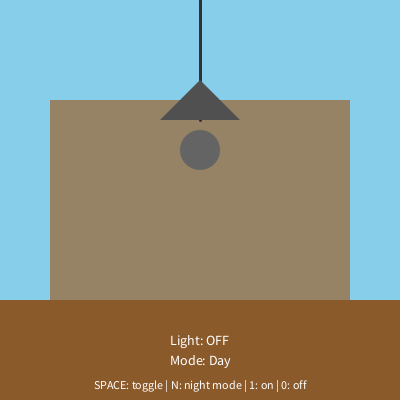
Frame 1 (no input)
Frame 60 (the mouse pressed at the canvas centre just before this capture): identical to frame 1, image omitted
Frame 120 (the mouse held since frame 60 and released just before this capture): identical to frame 1, image omitted

The Processing sketch that drew this single still picture (run headless with seeded random() and noise(); from frame 60 on, the mouse is pressed at the canvas centre):

// Processing sketch: Day_3_Demo
// ── Day_3_Demo.pde
// Day 3 Demo - Boolean Variables and If Statements
// Light switch with toggle functionality

// --- CUSTOM VARIABLES ---
boolean lightOn = false;
boolean nightMode = false;
int brightness = 0;

void setup() {
  size(400, 400);
  textAlign(CENTER, CENTER);
}

void draw() {
  // --- BACKGROUND BASED ON NIGHT MODE ---
  if (nightMode) {
    background(20, 20, 40);  // Dark blue night
  }
  if (!nightMode) {
    background(135, 206, 235);  // Sky blue day
  }

  // --- DRAW ROOM ---
  drawRoom();

  // --- DRAW LIGHT BULB ---
  drawLightBulb();

  // --- ADJUST BRIGHTNESS ---
  if (lightOn) {
    if (brightness < 255) {
      brightness = brightness + 5;  // Fade in
    }
  }
  if (!lightOn) {
    if (brightness > 0) {
      brightness = brightness - 5;  // Fade out
    }
  }

  // --- DISPLAY INFO ---
  displayInfo();
}

void keyPressed() {
  // --- TOGGLE LIGHT WITH SPACE ---
  if (key == ' ') {
    lightOn = !lightOn;  // Toggle: true becomes false, false becomes true
  }

  // --- TOGGLE NIGHT MODE WITH N ---
  if (key == 'n' || key == 'N') {
    nightMode = !nightMode;
  }

  // --- TURN LIGHT ON WITH 1 ---
  if (key == '1') {
    lightOn = true;
  }

  // --- TURN LIGHT OFF WITH 0 ---
  if (key == '0') {
    lightOn = false;
  }
}

// Function to draw the room
void drawRoom() {
  // Floor
  fill(139, 90, 43);
  noStroke();
  rect(0, 300, 400, 100);

  // Walls get lighter when light is on
  if (lightOn) {
    fill(200 + brightness/5, 180 + brightness/5, 150 + brightness/5);
  }
  if (!lightOn) {
    fill(150, 130, 100);
  }
  rect(50, 100, 300, 200);
}

// Function to draw the light bulb
void drawLightBulb() {
  // Lamp cord
  stroke(50);
  strokeWeight(3);
  line(200, 0, 200, 120);

  // Lamp shade
  fill(80);
  noStroke();
  triangle(160, 120, 240, 120, 200, 80);

  // Light bulb
  if (lightOn) {
    // Glow effect when on
    fill(255, 255, 200, brightness/2);
    noStroke();
    circle(200, 150, 100);  // Outer glow

    fill(255, 255, brightness);
    circle(200, 150, 40);  // Bulb
  }
  if (!lightOn) {
    fill(100);
    noStroke();
    circle(200, 150, 40);  // Bulb (off)
  }
}

// Function to display status and instructions
void displayInfo() {
  fill(255);
  textSize(14);

  // Light status
  String lightStatus = "Light: ";
  if (lightOn) {
    lightStatus = lightStatus + "ON";
  }
  if (!lightOn) {
    lightStatus = lightStatus + "OFF";
  }
  text(lightStatus, width/2, 340);

  // Mode status
  String modeStatus = "Mode: ";
  if (nightMode) {
    modeStatus = modeStatus + "Night";
  }
  if (!nightMode) {
    modeStatus = modeStatus + "Day";
  }
  text(modeStatus, width/2, 360);

  // Instructions
  textSize(12);
  text("SPACE: toggle | N: night mode | 1: on | 0: off", width/2, 385);
}
